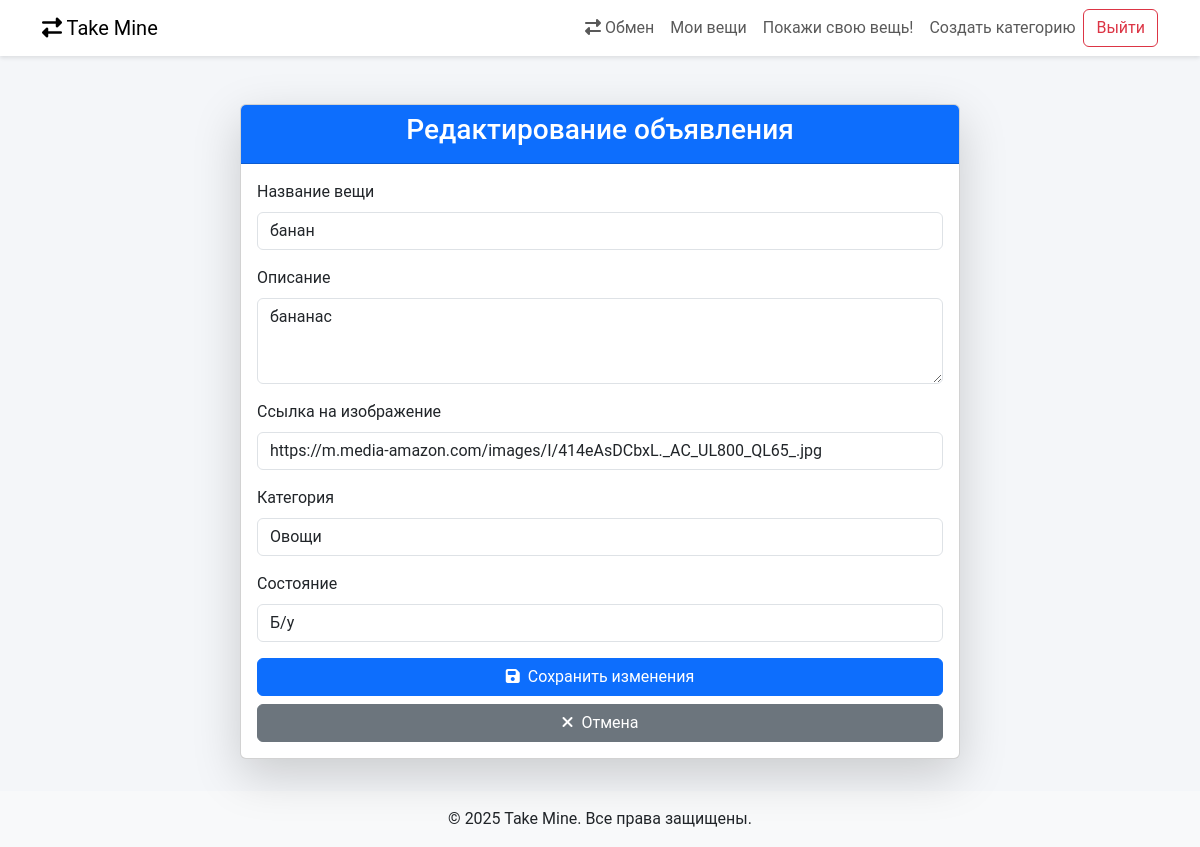
Screenshot of /item/21/edit/ (signed in) with the database file from the repository.
### app/models.py (models this page shows, shortened)
class Item(models.Model):
    CONDITION_CHOICES = [
        ('new', 'Новый'),
        ('used', 'Б/у'),
        ('for_parts', 'На запчасти')
    ]
    user = models.ForeignKey(User, on_delete=models.CASCADE, related_name='items')
    title = models.CharField(max_length=200)
    description = models.TextField()
    image_url = models.URLField(blank=True, null=True)
    category = models.ForeignKey(Category, on_delete=models.CASCADE, related_name='items')
    condition = models.CharField(max_length=20, choices=CONDITION_CHOICES, default='used')
    created_at = models.DateTimeField(auto_now_add=True)
    class Meta:
        ordering = ['-created_at']
        verbose_name = "Вещь"
        verbose_name_plural = "Вещи"

### app/views.py (the view)
# urls.py: path('item/<int:item_id>/edit/', views.item_edit, name='item_edit'),
@login_required
def item_edit(request, item_id):
    item = get_object_or_404(Item, id=item_id)
    permission_check = can_edit_item(request, item)
    if permission_check:
        return permission_check
    if request.method == "POST":
        form = ItemForm(request.POST, files=request.FILES or None, instance=item)
        if form.is_valid():
            item = form.save(commit=False)
            item.user = request.user
            item.save()
            messages.success(request, 'Объявление успешно обновлено')
            return redirect('users:profile', username=request.user.username)
    else:
        form = ItemForm(instance=item)
    context = {"form": form, "item": item}
    return render(request, "app/item_edit.html", context)

### app/forms.py
class ItemForm(ModelForm):
    class Meta:
        model = Item
        fields = ("title", "description", "image_url", "category", "condition")
        widgets = {
            'title': forms.TextInput(attrs={
                'class': 'form-control',
                'placeholder': 'Введите название вещи'
            }),
            'description': forms.Textarea(attrs={
                'class': 'form-control',
                'placeholder': 'Введите описание (необязательно)',
                'rows': 3
            }),
            'image_url': forms.URLInput(attrs={
                'class': 'form-control',
                'placeholder': 'Вставьте ссылку на изображение (необязательно)'
            }),
            'category': forms.Select(attrs={
                'class': 'form-control',
            }),
            'condition': forms.Select(attrs={
                'class': 'form-control',
            }),
        }

### app/context_processors.py (called while the page is built)
def exchange_proposals_count(request):
    if request.user.is_authenticated:
        count = ExchangeProposal.objects.filter(
            ad_receiver__user=request.user,
            status='ожидает'
        ).count()
        return {'pending_exchanges_count': count}
    return {'pending_exchanges_count': 0}

### app/models.py (called while the page is built)
    def __str__(self):
        return self.name

### app/permissions.py (called while the page is built)
def can_edit_item(request, item):
    if request.user != item.user:
        messages.error(request, 'У вас нет прав для редактирования этого объявления')
        return redirect('app:index')
    return None

### templates/app/item_edit.html (shortened to what this page needs)
{% extends "base.html" %}
{% block content %}
<div class="container mt-5">
    <div class="row justify-content-center">
        <div class="col-md-8">
            <div class="card shadow-lg">
                <div class="card-header bg-primary text-white text-center">
                    <h3>Редактирование объявления</h3>
                </div>
                <div class="card-body">
                    <form method="post">
                        <div class="mb-3">
                            <label for="{{ form.title.id_for_label }}" class="form-label">Название вещи</label>
                            {{ form.title }}
                        </div>
                        <div class="mb-3">
                            <label for="{{ form.description.id_for_label }}" class="form-label">Описание</label>
                            {{ form.description }}
                        </div>
                        <div class="mb-3">
                            <label for="{{ form.image_url.id_for_label }}" class="form-label">Ссылка на изображение</label>
                            {{ form.image_url }}
                        </div>
                        <div class="mb-3">
                            <label for="{{ form.category.id_for_label }}" class="form-label">Категория</label>
                            {{ form.category }}
                        </div>
                        <div class="mb-3">
                            <label for="{{ form.condition.id_for_label }}" class="form-label">Состояние</label>
                            {{ form.condition }}
                        </div>
                        <div class="d-grid gap-2">
                            <button type="submit" class="btn btn-primary">
                                <i class="fas fa-save me-2"></i>Сохранить изменения
                            </button>
                            <a href="{% url 'users:profile' user.username %}" class="btn btn-secondary">
                                <i class="fas fa-times me-2"></i>Отмена
                            </a>
                        </div>
                    </form>
                </div>
            </div>
        </div>
    </div>
</div>
{% endblock %}

### templates/base.html (style rules this page uses)
body { background-color: #f4f6f9; font-family: 'Roboto', sans-serif; }

### rows the page displays
Item: title "банан", description "бананас", image_url "https://m.media-amazon.com/images/I/414eAsDCbxL._AC_UL800_QL65_.jpg", category "Овощи", condition "Б/у"
